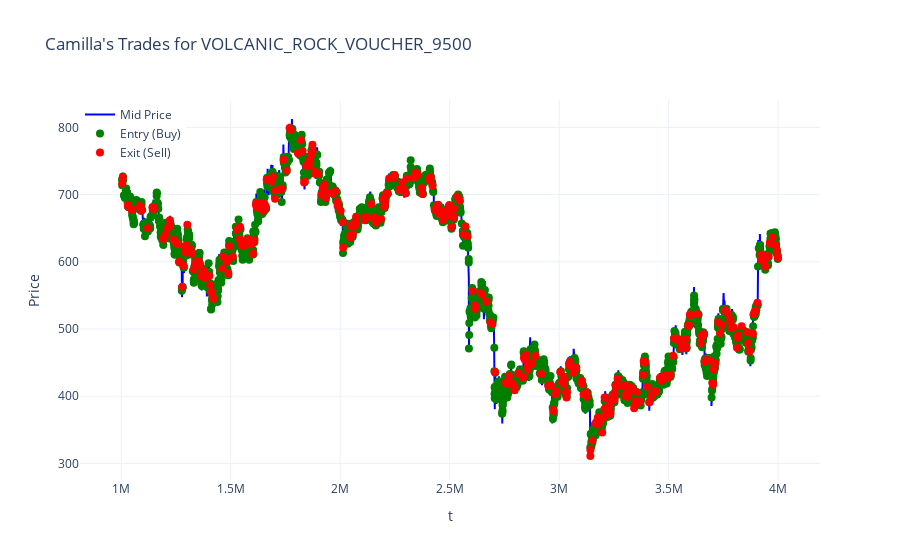

Here is the notebook cell this chart was saved with:
### Code cell
plot_trades(counterparty_df, price_df, 'Camilla', 'VOLCANIC_ROCK_VOUCHER_9500')

### Figure 1 — Plotly figure (JSON) as saved in the notebook; plotly's stock layout.template omitted (floating-point values rounded to 4 significant figures; data arrays with more than 128 entries replaced by an {"elided": "..."} marker saying what was removed)
{"data": [{"line": {"color": "blue"}, "mode": "lines", "name": "Mid Price", "type": "scatter", "x": {"elided": "30000 int values"}, "y": {"elided": "30000 float values"}}, {"customdata": {"elided": "2276 int values"}, "hovertemplate": "Time: %{x}<br>Price: %{y}<br>Quantity: %{customdata}<extra></extra>", "marker": {"color": "green", "size": 8, "symbol": "circle"}, "mode": "markers", "name": "Entry (Buy)", "type": "scatter", "x": {"elided": "2276 int values"}, "y": {"elided": "2276 float values"}}, {"customdata": {"elided": "362 int values"}, "hovertemplate": "Time: %{x}<br>Price: %{y}<br>Quantity: %{customdata}<extra></extra>", "marker": {"color": "red", "size": 8, "symbol": "circle"}, "mode": "markers", "name": "Exit (Sell)", "type": "scatter", "x": {"elided": "362 int values"}, "y": {"elided": "362 float values"}}], "layout": {"legend": {"x": 0, "y": 1}, "title": {"text": "Camilla's Trades for VOLCANIC_ROCK_VOUCHER_9500"}, "xaxis": {"title": {"text": "t"}}, "yaxis": {"title": {"text": "Price"}}}}
